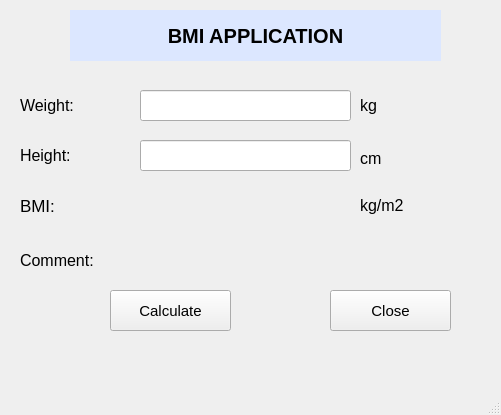
<?xml version="1.0" encoding="UTF-8"?>
<ui version="4.0">
 <class>MainWindow</class>
 <widget class="QMainWindow" name="MainWindow">
  <property name="geometry">
   <rect>
    <x>0</x>
    <y>0</y>
    <width>501</width>
    <height>415</height>
   </rect>
  </property>
  <property name="windowTitle">
   <string>MainWindow</string>
  </property>
  <widget class="QWidget" name="centralwidget">
   <widget class="QLabel" name="label">
    <property name="geometry">
     <rect>
      <x>70</x>
      <y>10</y>
      <width>371</width>
      <height>51</height>
     </rect>
    </property>
    <property name="font">
     <font>
      <pointsize>15</pointsize>
      <weight>75</weight>
      <bold>true</bold>
     </font>
    </property>
    <property name="styleSheet">
     <string notr="true">background-color: rgb(220, 231, 255);</string>
    </property>
    <property name="text">
     <string>BMI APPLICATION</string>
    </property>
    <property name="alignment">
     <set>Qt::AlignCenter</set>
    </property>
   </widget>
   <widget class="QLabel" name="label_2">
    <property name="geometry">
     <rect>
      <x>20</x>
      <y>90</y>
      <width>91</width>
      <height>31</height>
     </rect>
    </property>
    <property name="font">
     <font>
      <pointsize>12</pointsize>
     </font>
    </property>
    <property name="text">
     <string>Weight:</string>
    </property>
   </widget>
   <widget class="QLabel" name="label_3">
    <property name="geometry">
     <rect>
      <x>20</x>
      <y>140</y>
      <width>81</width>
      <height>31</height>
     </rect>
    </property>
    <property name="font">
     <font>
      <pointsize>12</pointsize>
     </font>
    </property>
    <property name="text">
     <string>Height:</string>
    </property>
   </widget>
   <widget class="QLabel" name="label_4">
    <property name="geometry">
     <rect>
      <x>20</x>
      <y>190</y>
      <width>61</width>
      <height>31</height>
     </rect>
    </property>
    <property name="font">
     <font>
      <pointsize>13</pointsize>
     </font>
    </property>
    <property name="text">
     <string>BMI:</string>
    </property>
   </widget>
   <widget class="QLabel" name="label_5">
    <property name="geometry">
     <rect>
      <x>20</x>
      <y>240</y>
      <width>101</width>
      <height>41</height>
     </rect>
    </property>
    <property name="font">
     <font>
      <pointsize>12</pointsize>
     </font>
    </property>
    <property name="text">
     <string>Comment:</string>
    </property>
   </widget>
   <widget class="QLineEdit" name="lineEditWeight">
    <property name="geometry">
     <rect>
      <x>140</x>
      <y>90</y>
      <width>211</width>
      <height>31</height>
     </rect>
    </property>
   </widget>
   <widget class="QLineEdit" name="lineEditHeight">
    <property name="geometry">
     <rect>
      <x>140</x>
      <y>140</y>
      <width>211</width>
      <height>31</height>
     </rect>
    </property>
   </widget>
   <widget class="QLabel" name="label_6">
    <property name="geometry">
     <rect>
      <x>360</x>
      <y>90</y>
      <width>61</width>
      <height>31</height>
     </rect>
    </property>
    <property name="font">
     <font>
      <pointsize>12</pointsize>
     </font>
    </property>
    <property name="text">
     <string>kg</string>
    </property>
   </widget>
   <widget class="QLabel" name="label_7">
    <property name="geometry">
     <rect>
      <x>360</x>
      <y>150</y>
      <width>55</width>
      <height>16</height>
     </rect>
    </property>
    <property name="font">
     <font>
      <pointsize>12</pointsize>
     </font>
    </property>
    <property name="text">
     <string>cm</string>
    </property>
   </widget>
   <widget class="QLabel" name="label_8">
    <property name="geometry">
     <rect>
      <x>360</x>
      <y>190</y>
      <width>61</width>
      <height>31</height>
     </rect>
    </property>
    <property name="font">
     <font>
      <pointsize>12</pointsize>
     </font>
    </property>
    <property name="text">
     <string>kg/m2</string>
    </property>
   </widget>
   <widget class="QPushButton" name="pushButtonCalculate">
    <property name="geometry">
     <rect>
      <x>110</x>
      <y>290</y>
      <width>121</width>
      <height>41</height>
     </rect>
    </property>
    <property name="font">
     <font>
      <pointsize>11</pointsize>
     </font>
    </property>
    <property name="text">
     <string>Calculate</string>
    </property>
    <property name="icon">
     <iconset>
      <normaloff>problem-solving.png</normaloff>problem-solving.png</iconset>
    </property>
   </widget>
   <widget class="QPushButton" name="closepushButton">
    <property name="geometry">
     <rect>
      <x>330</x>
      <y>290</y>
      <width>121</width>
      <height>41</height>
     </rect>
    </property>
    <property name="font">
     <font>
      <pointsize>11</pointsize>
     </font>
    </property>
    <property name="text">
     <string>Close</string>
    </property>
    <property name="icon">
     <iconset>
      <normaloff>button.png</normaloff>button.png</iconset>
    </property>
   </widget>
   <widget class="QLabel" name="labelBMI">
    <property name="geometry">
     <rect>
      <x>150</x>
      <y>190</y>
      <width>201</width>
      <height>31</height>
     </rect>
    </property>
    <property name="text">
     <string/>
    </property>
   </widget>
   <widget class="QLabel" name="labelComment">
    <property name="geometry">
     <rect>
      <x>140</x>
      <y>240</y>
      <width>201</width>
      <height>31</height>
     </rect>
    </property>
    <property name="text">
     <string/>
    </property>
   </widget>
  </widget>
  <widget class="QMenuBar" name="menubar">
   <property name="geometry">
    <rect>
     <x>0</x>
     <y>0</y>
     <width>501</width>
     <height>26</height>
    </rect>
   </property>
  </widget>
  <widget class="QStatusBar" name="statusbar"/>
 </widget>
 <resources/>
 <connections/>
</ui>
